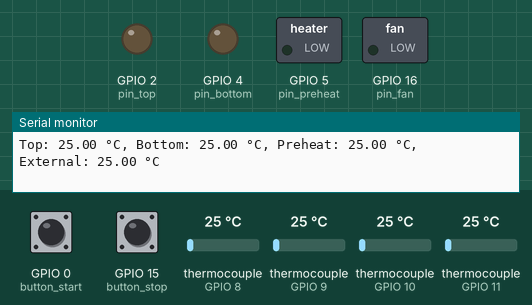
Simulated run of this sketch. Board: ESP32-S2. Shown: switched loads named in the sketch (green lamp = pin HIGH), output pins drawn as LEDs (lit = HIGH), the last lines printed to the serial monitor. The inputs (shaded band) are chosen by the test bench; at power-on: GPIO 0 (button_start) HIGH, GPIO 15 (button_stop) HIGH, thermocouple (sensors on GPIO 8, GPIO 9, GPIO 10, GPIO 11) 25 °C. WiFi joins after 1.5 s; servers stay silent unless stated; storage starts empty.

Above: at 3.2 s.
3.3 s: GPIO 0 (button_start) pulled LOW for 1.25 s
At 4.8 s:
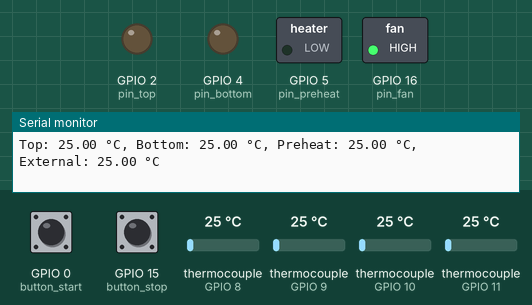
6.0 s: GPIO 15 (button_stop) pulled LOW for 1.25 s
At 7.3 s:
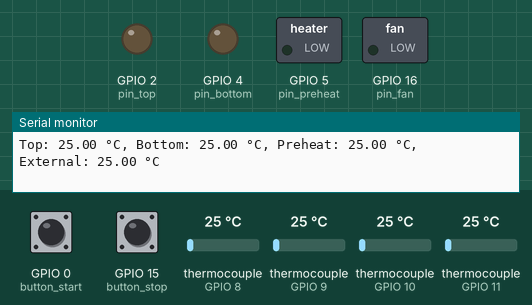
8.7 s: GPIO 0 (button_start) pulled LOW for 3.2 s
At 9.9 s:
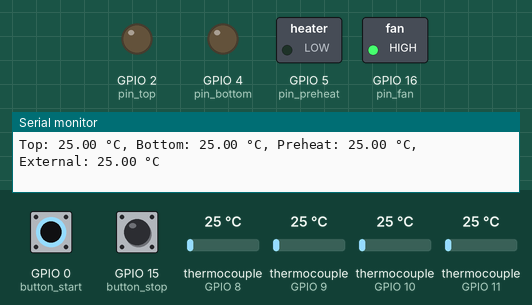
Timing chart, 0 to 11.7 s (numbered marks = the images above; inputs shaded):
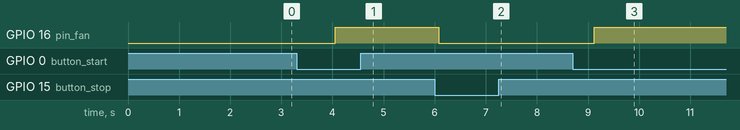

Measured:
- after the input at 3.3 s, GPIO 16 (pin_fan): LOW → HIGH after 0.75 s
- after the input at 6.0 s, GPIO 16 (pin_fan): HIGH → LOW after 0.08 s
- after the input at 8.7 s, GPIO 16 (pin_fan): LOW → HIGH after 0.42 s

The sketch:

esp32s2.ino
```cpp
#include <WiFi.h>
#include <WiFiClient.h>
#include <WiFiServer.h>
#include <max6675.h>
#include <PID_v1.h>
#include <SD.h>
#include <SPI.h>

// WiFi настройки
const char* ssid = "your_SSID";
const char* password = "your_PASSWORD";
WiFiServer server(80);
WiFiClient client;

// SD-карта настройки
const int chipSelect = 5;

// Пины для датчиков температуры
int thermoCLK = 13; // SCK
int thermoDO = 12;  // SO
int thermoCS_top = 10;
int thermoCS_bottom = 11;
int thermoCS_preheat = 9;
int thermoCS_external = 8;

// Пины для управления нагревателями
int pin_top = 2;
int pin_bottom = 4;
int pin_preheat = 5;

// Пины для управления вентилятором
int pin_fan = 16;

// Пины для кнопок
int button_start = 0;
int button_stop = 15;

// Переменные для хранения значений температуры
double t_top, t_bottom, t_preheat, t_external;

// Переменные для PID-контроллеров
double SetpointTop, InputTop, OutputTop;
double SetpointBottom, InputBottom, OutputBottom;
double SetpointPreheat, InputPreheat, OutputPreheat;

// Настройка PID-контроллеров
PID topPID(&InputTop, &OutputTop, &SetpointTop, 2, 5, 1, DIRECT);
PID bottomPID(&InputBottom, &OutputBottom, &SetpointBottom, 2, 5, 1, DIRECT);
PID preheatPID(&InputPreheat, &OutputPreheat, &SetpointPreheat, 2, 5, 1, DIRECT);

// Инициализация датчиков температуры
MAX6675 thermocouple_top(thermoCLK, thermoCS_top, thermoDO);
MAX6675 thermocouple_bottom(thermoCLK, thermoCS_bottom, thermoDO);
MAX6675 thermocouple_preheat(thermoCLK, thermoCS_preheat, thermoDO);
MAX6675 thermocouple_external(thermoCLK, thermoCS_external, thermoDO);

void setup() {
  // Инициализация серийного порта
  Serial.begin(115200);

  // Настройка пинов
  pinMode(pin_top, OUTPUT);
  pinMode(pin_bottom, OUTPUT);
  pinMode(pin_preheat, OUTPUT);
  pinMode(pin_fan, OUTPUT);
  pinMode(button_start, INPUT_PULLUP);
  pinMode(button_stop, INPUT_PULLUP);

  // Инициализация WiFi
  WiFi.begin(ssid, password);
  while (WiFi.status() != WL_CONNECTED) {
    delay(1000);
    Serial.println("Connecting to WiFi...");
  }
  Serial.println("Connected to WiFi");
  server.begin();

  // Инициализация SD-карты
  if (!SD.begin(chipSelect)) {
    Serial.println("Card failed, or not present");
    return;
  }
  Serial.println("Card initialized.");

  // Настройка лимитов для PID-контроллеров
  topPID.SetOutputLimits(0, 255);
  bottomPID.SetOutputLimits(0, 255);
  preheatPID.SetOutputLimits(0, 255);

  // Перевод PID-контроллеров в ручной режим
  topPID.SetMode(MANUAL);
  bottomPID.SetMode(MANUAL);
  preheatPID.SetMode(MANUAL);
}

void loop() {
  // Чтение данных с датчиков температуры
  t_top = thermocouple_top.readCelsius();
  t_bottom = thermocouple_bottom.readCelsius();
  t_preheat = thermocouple_preheat.readCelsius();
  t_external = thermocouple_external.readCelsius();

  // Обработка команд с серийного порта
  if (Serial.available() > 0) {
    processCommand(Serial.readStringUntil('\n'));
  }

  // Обработка команд с WiFi
  client = server.available();
  if (client) {
    if (client.available() > 0) {
      processCommand(client.readStringUntil('\n'));
    }
  }

  // Обновление PID-контроллеров
  updatePID();

  // Управление вентилятором
  if (digitalRead(button_start) == LOW) {
    digitalWrite(pin_fan, HIGH);
  } else if (digitalRead(button_stop) == LOW) {
    digitalWrite(pin_fan, LOW);
  }

  // Логирование данных на SD-карту
  logData();

  // Проверка на аварийные ситуации
  checkForErrors();

  // Отправка данных на компьютер
  sendTemperatureData();
  delay(1000);
}

void processCommand(String command) {
  char cmd = command.charAt(0);
  double setpoint = command.substring(1).toDouble();
  switch (cmd) {
    case 'A':
      SetpointTop = setpoint;
      topPID.SetMode(AUTOMATIC);
      break;
    case 'B':
      SetpointBottom = setpoint;
      bottomPID.SetMode(AUTOMATIC);
      break;
    case 'P':
      SetpointPreheat = setpoint;
      preheatPID.SetMode(AUTOMATIC);
      break;
    case 'T':
      topPID.SetMode(MANUAL);
      digitalWrite(pin_top, LOW);
      break;
    case 'U':
      bottomPID.SetMode(MANUAL);
      digitalWrite(pin_bottom, LOW);
      break;
    case 'H':
      preheatPID.SetMode(MANUAL);
      digitalWrite(pin_preheat, LOW);
      break;
  }
}

void updatePID() {
  if (topPID.GetMode() == AUTOMATIC) {
    InputTop = t_top;
    topPID.Compute();
    analogWrite(pin_top, OutputTop);
  }

  if (bottomPID.GetMode() == AUTOMATIC) {
    InputBottom = t_bottom;
    bottomPID.Compute();
    analogWrite(pin_bottom, OutputBottom);
  }

  if (preheatPID.GetMode() == AUTOMATIC) {
    InputPreheat = t_preheat;
    preheatPID.Compute();
    analogWrite(pin_preheat, OutputPreheat);
  }
}

void sendTemperatureData() {
  String data = "Top: " + String(t_top) + " °C, Bottom: " + String(t_bottom) + " °C, Preheat: " + String(t_preheat) + " °C, External: " + String(t_external) + " °C\n";
  Serial.print(data);
  if (client.connected()) {
    client.print(data);
  }
}

void logData() {
  File dataFile = SD.open("datalog.txt", FILE_WRITE);
  if (dataFile) {
    dataFile.print("Top: ");
    dataFile.print(t_top);
    dataFile.print(" °C, Bottom: ");
    dataFile.print(t_bottom);
    dataFile.print(" °C, Preheat: ");
    dataFile.print(t_preheat);
    dataFile.print(" °C, External: ");
    dataFile.print(t_external);
    dataFile.println(" °C");
    dataFile.close();
  } else {
    Serial.println("Error opening datalog.txt");
  }
}

void checkForErrors() {
  if (t_top > 300 || t_bottom > 300 || t_preheat > 300) {
    // Аварийное отключение нагревателей
    topPID.SetMode(MANUAL);
    bottomPID.SetMode(MANUAL);
    preheatPID.SetMode(MANUAL);
    digitalWrite(pin_top, LOW);
    digitalWrite(pin_bottom, LOW);
    digitalWrite(pin_preheat, LOW);
    Serial.println("Error: Overheating detected! Shutting down heaters.");
    if (client.connected()) {
      client.print("Error: Overheating detected! Shutting down heaters.\n");
    }
  }
}
```
